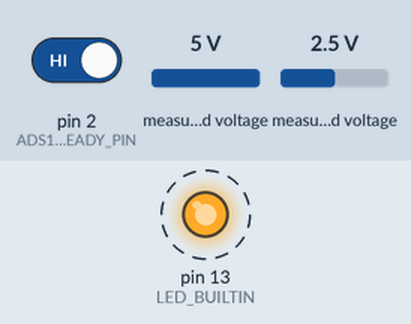
This sketch was run on a simulated Arduino Uno, built with avr-gcc and run on an emulated ATmega328P. Shown: output pins drawn as LEDs (lit = HIGH). Dashed ring = blinking. The inputs (shaded band) are chosen by the test bench; at power-on: pin 2 (ADS1115_READY_PIN) HIGH, measured voltage 5 V, measured voltage 2.5 V. What the sketch prints to the serial monitor is not drawn.

Above: at 1.3 s.
1.4 s: pin 2 (ADS1115_READY_PIN) driven LOW
Timing chart, 0 to 9.5 s (numbered marks = the images above; inputs shaded):
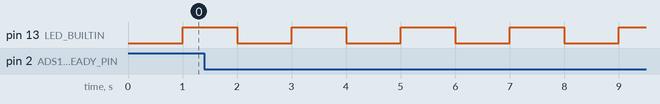

The sketch:

AC_VOLTS_CURRENT_POWER_RMS_.ino
```cpp
#include <TimerOne.h>
#include <ZMPT101B.h>

#define SENSITIVITY 467.25f

#include <Wire.h>
#include <Adafruit_ADS1X15.h>

//Definir las velocidades I2C
#define I2C_BIT_RATE_400KHZ             400000
#define I2C_BIT_RATE_100KHZ             100000

//Objetos de Librerias
Adafruit_ADS1115 ads;

// ZMPT101B sensor output connected to analog pin A0
// and the voltage source frequency is 50 Hz.
ZMPT101B voltageSensor(A0, 60.0);

#define TASK1_POLLRATE_MS       10UL  //Tarea de lectura de sensores
#define TASK2_POLLRATE_MS       1000UL  //Tarea procesamiento /acumulacion

#define NUMBER_OF_TASKS         2     //Cantidad de tareas del sistema

//Definir pines I/O
#define ADS1115_READY_PIN       2  //Pin de ALRT/RDY

//Definir factor de escala del sensor SCT013_30A
#define  SCT013_FACTOR          30.0f //30A/1V

//Definir variables de temporizacion de las tareas
static uint32_t timePrev[NUMBER_OF_TASKS]={0};

//Definir otras variables de trabajo
static float powerRMS;
static unsigned long dt;

//Variable de interrupcion
static volatile float energyWh=0.000f;
static volatile bool adsNewData=false;
static volatile uint8_t ledState=LOW;

/*
  ISR's
*/
void ADS1115_New_Data_Ready(void){
    adsNewData=true;
}

void TIMER_ONE_1_second_Elapsed(void){
  //Acumulacion de kWh
  energyWh+=powerRMS * (1.0f/3600.0f);

  //Parpadeo del LED
  ledState=!ledState;
  digitalWrite(LED_BUILTIN, ledState);

}


//////////////////////////////////////////////////////////////////////////////////////////////////////////////////////////////

void setup() {
  //Iniciar pines I/O
  pinMode(ADS1115_READY_PIN, INPUT);
  pinMode(LED_BUILTIN, OUTPUT);
  digitalWrite(LED_BUILTIN, LOW);

  //Habilitar interrupcion por flanco de bajada
  attachInterrupt(digitalPinToInterrupt(ADS1115_READY_PIN), ADS1115_New_Data_Ready, FALLING);

   //Iniciar TIMER 1 a 1 segundo de interrupcion
  Timer1.initialize(1000000);
  Timer1.attachInterrupt(TIMER_ONE_1_second_Elapsed); // Do something every 1 sec....

   //Power up, delay &I2C , Iniciar Periferico I2C como Maestro
  //      at ....kHz
  delay(100);
  Wire.begin();
  Wire.setClock(I2C_BIT_RATE_400KHZ);

  //Iniciar puerto serie
  Serial.begin(115200);

   while(!Serial);

  // Change the sensitivity value based on value you got from the calibrate
  // example.
  voltageSensor.setSensitivity(SENSITIVITY);

  if (!ads.begin()) {
    Serial.println("Failed to initialize ADS1115.");
    return;
  }

  // Set gain to ±2.048 -->> 2x gain   +/- 2.048V  1 bit = 1mV      0.0625mV
  /*
    Note: SCT013 sensor (30A /1V RMS) has a maximum value of 1.4142V
  */
  ads.setGain(GAIN_TWO);

  // Set sample rate to .... samples per second (Fs).....aprox to 500Hz
  ads.setDataRate(RATE_ADS1115_860SPS);

  Serial.println("ADS1115 initialized with GAIN_TWO (+-2.048V) and Fs= 860SPS, AIN0 (P) and AIN1 (N), continuous mode");
  Serial.println("");

  // Start continuous conversions.
  ads.startADCReading(ADS1X15_REG_CONFIG_MUX_DIFF_0_1, /*continuous=*/true);

  //Iniciar tiempo en milisegundos de ejecucion de tareas
  Task_Init();

}

void loop() {

  if((millis() - timePrev[0])>=TASK1_POLLRATE_MS){ //Lectura de sensores..........leer corriente toma 300ms aprox
      timePrev[0]=millis();                         //.............................leeer voltaje toma unos 20ms

    // Obtener la corriente AC RMS
    float currentRMS = getCorriente_RMS();
    float voltageRMS = voltageSensor.getRmsVoltage();
    powerRMS   =voltageRMS * currentRMS;

   //Imprimir en pantalla
    Serial.print(" VRMS [AC]: ");
    Serial.print(voltageRMS, 2);
    Serial.print(" V");
    Serial.print(" => IRMS [AC]: "); //Valor convertido
    Serial.print(currentRMS, 2);
    Serial.print(" A");
    Serial.print(" =>POTENCIA [AC]: ");
    Serial.print(powerRMS, 1);
    Serial.print(" W");


    if(energyWh>1000.0f)   //Ya se tienen 1kWh?
    {
      Serial.print(" =>ENERGIA [AC]:");
      Serial.print(energyWh/1000.0f,1);
      Serial.println(" kWh");

    }else{
      Serial.print(" =>ENERGIA [AC]:");
      Serial.print(energyWh, 3);
      Serial.println(" Wh");
    }


  }


}

/*
  Sub-Functions code
*/

static void Task_Init(void){
    //Iniciar el arreglo de temporizacion de tareas
    for(int i=0; i<NUMBER_OF_TASKS; i++){
      timePrev[i]=millis();
    }
}

static float getCorriente_RMS(void)
{
 float voltsADC=0.0f,corriente,sumSamplesX2=0.0f,currentRMS;
 uint64_t nSamples=0;
 unsigned long start=millis();

 while ( (millis() - start)<=300 ) //Instrumentos de medidia (pantallas) se actualizan a este rate de 300 ms
 {
   if(!adsNewData) continue;

    voltsADC=ads.computeVolts(ads.getLastConversionResults()); // Read Differential sample from A0 (A+) respect to A1(A-)
    corriente=voltsADC*SCT013_FACTOR;
    //Acumular valores X^2 en una varable suma : suma=suma+Xi^2;
    sumSamplesX2+=sq(corriente);
    nSamples++;

    adsNewData=false;

  }

  /*
    RMS_Value=sqrt( sum(Xi^2)/N)
  */
  currentRMS=sqrt(sumSamplesX2 / ((float) nSamples));
  return currentRMS;
}
```

Measured:
- by itself, pin 13 (LED_BUILTIN): alternates HIGH for 1.0 s and LOW for 1.0 s
